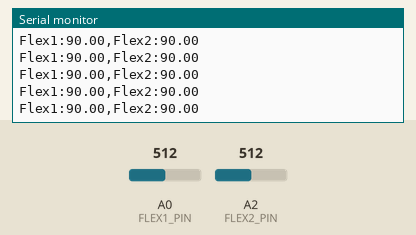
Recording of a sketch running on a simulated Arduino Uno, built with avr-gcc and run on an emulated ATmega328P. Shown: the last lines printed to the serial monitor. The inputs (shaded band) are chosen by the test bench; at power-on: A0 (FLEX1_PIN) = 512, A2 (FLEX2_PIN) = 512.

Above: at 1.2 s.
1.3 s: A0 (FLEX1_PIN) set to 122
At 2.12 s:
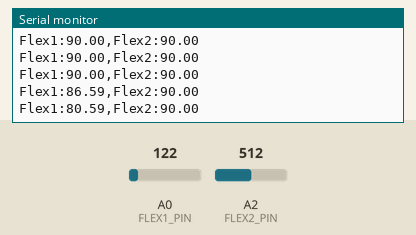
2.8 s: A2 (FLEX2_PIN) set to 122
At 2.82 s:
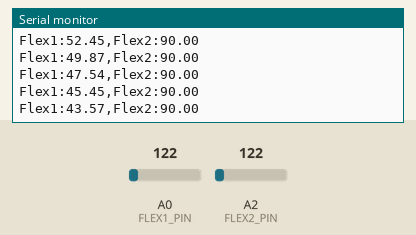
5.8 s: A0 (FLEX1_PIN) set to 0
At 5.8 s:
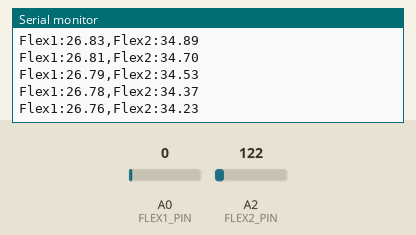
7.3 s: A2 (FLEX2_PIN) set to 0
At 7.32 s:
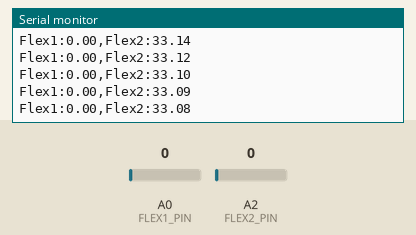
Timing chart, 0 to 9.8 s (numbered marks = the images above; inputs shaded):
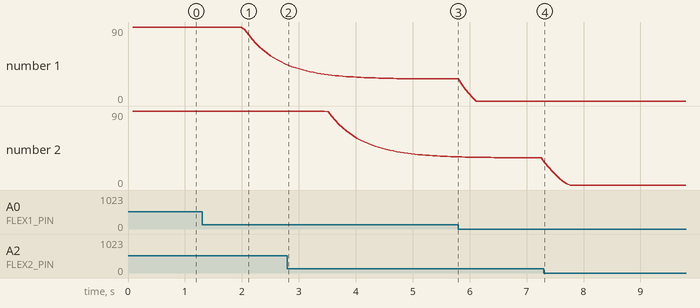

Measured:
- after the input at 1.3 s, the serial monitor: prints a new line after 0.75 s (image 1)
- plotted number 1: 90 → 45.45 after the input at 1.3 s, 45.45 → 26.76 after the input at 2.8 s, 26.76 → 0 after the input at 5.8 s
- plotted number 2: 90 → 34.23 after the input at 2.8 s

The sketch:

FLEX_FINAL.ino
```cpp
const int FLEX1_PIN = A0;
const int FLEX2_PIN = A2;

float flex1Flat = 73.04;
float flex1Bent = 238.42;

float flex2Flat = 55.19;
float flex2Bent = 237.59;

float flex1Filtered = 0;
float flex2Filtered = 0;

const float alpha = 0.90;

float averageRead(int pin) {
  long sum = 0;

  for (int i = 0; i < 10; i++) {
    sum += analogRead(pin);
    delay(2);
  }

  return (float)sum / 10.0;
}

float mapFloat(float x, float inMin, float inMax, float outMin, float outMax) {
  return (x - inMin) * (outMax - outMin) / (inMax - inMin) + outMin;
}

void setup() {
  Serial.begin(115200);

  flex1Filtered = averageRead(FLEX1_PIN);
  flex2Filtered = averageRead(FLEX2_PIN);
}

void loop() {
  float flex1Raw = averageRead(FLEX1_PIN);
  float flex2Raw = averageRead(FLEX2_PIN);

  flex1Filtered = alpha * flex1Filtered + (1.0 - alpha) * flex1Raw;
  flex2Filtered = alpha * flex2Filtered + (1.0 - alpha) * flex2Raw;

  float flex1Angle = mapFloat(flex1Filtered, flex1Flat, flex1Bent, 0, 90);
  float flex2Angle = mapFloat(flex2Filtered, flex2Flat, flex2Bent, 0, 90);

  flex1Angle = constrain(flex1Angle, 0, 90);
  flex2Angle = constrain(flex2Angle, 0, 90);

  Serial.print("Flex1:");
  Serial.print(flex1Angle, 2);
  Serial.print(",");

  Serial.print("Flex2:");
  Serial.println(flex2Angle, 2);

  delay(20);
}
```
